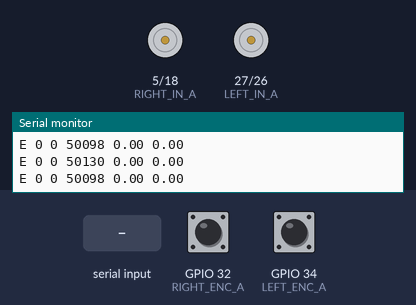
A sketch run on a simulated ESP32. Parts: motor-driver pin pairs drawn as motors (green arrow = first pin HIGH = forward, orange = second pin HIGH = backward, longer = more drive, scaled by the enable pin), the last lines printed to the serial monitor. Inputs (shaded band) come from the test bench; at power-on: GPIO 32 (RIGHT_ENC_A) HIGH, GPIO 34 (LEFT_ENC_A) HIGH.

Above: at 1.4 s.
1.5 s: "W 90 45\n" received over Serial
At 1.66 s:
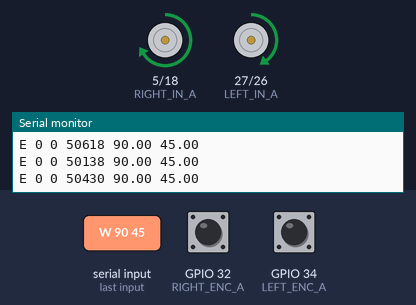
3.5 s: "W 90 45\n" received over Serial
Timing chart, 0 to 6.5 s (numbered marks = the images above; inputs shaded):
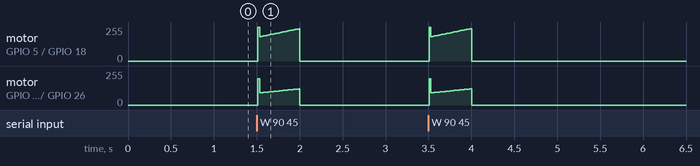

The sketch:

firmware.ino
```cpp
/*
 * ESP32 Serial Bridge Firmware — Approach 1 (velocity-window edition)
 * --------------------------------------------------------------------
 * Keeps the proven 1x encoder counting (RISING edge of A only).
 * Fixes PID vibration by averaging velocity over 5 cycles (100 ms)
 * instead of 1 cycle (20 ms) — giving 10 ticks per measurement
 * instead of 2, which is enough for smooth, stable control.
 *
 * Changes vs previous uploaded version:
 *   COUNTS_PER_REV : 500 → 204  (correct calibrated value)
 *   KP / KI / KD   : 3.0/3.5/0.08 → 2.0/1.5/0.05
 *   Velocity window : 1 cycle → 5 cycles (100 ms average)
 *   ISRs            : unchanged — proven 1× RISING-edge counting
 *   METRES_PER_TICK in serial_bridge_node.py must be 1.0 / 1001.0
 */

#include <Arduino.h>

// ── Pin definitions ──────────────────────────────────────────────────────────
#define LEFT_PWM_PIN   25
#define LEFT_IN_A      27
#define LEFT_IN_B      26

#define RIGHT_PWM_PIN  19
#define RIGHT_IN_A     5
#define RIGHT_IN_B     18

#define LEFT_ENC_A     34
#define LEFT_ENC_B     35
#define RIGHT_ENC_A    32
#define RIGHT_ENC_B    39

// ── PWM / LEDC ───────────────────────────────────────────────────────────────
#define PWM_FREQ        20000
#define PWM_RESOLUTION  10
#define LEFT_PWM_CH     0
#define RIGHT_PWM_CH    1

// ── Robot parameters ─────────────────────────────────────────────────────────
// Calibrated from 1 m push test: 1001 ticks/m with 1× counting
//   COUNTS_PER_REV = 1001 × π × 0.065 = 204 ticks/wheel-revolution
#define COUNTS_PER_REV    204
#define MOTOR_MAX_RPM     259    // 280 RPM × (11.1 V / 12 V)
#define CONTROL_HZ        50
#define CONTROL_PERIOD_US (1000000UL / CONTROL_HZ)

// ── PID gains ────────────────────────────────────────────────────────────────
#define KP   2.0
#define KI   1.5
#define KD   0.05

// ── Velocity averaging window ─────────────────────────────────────────────────
// Average RPM over the last VEL_WINDOW PID cycles.
// At 50 Hz with VEL_WINDOW=5: 100 ms window → ~10 ticks per measurement
// instead of ~2 ticks per single cycle → smooth PID without changing ISR.
#define VEL_WINDOW 5

// ── Encoder state ────────────────────────────────────────────────────────────
volatile long left_ticks  = 0;
volatile long right_ticks = 0;

// ── PID state ────────────────────────────────────────────────────────────────
float left_target_rpm  = 0.0;
float right_target_rpm = 0.0;

float left_integral  = 0.0;
float right_integral = 0.0;
float left_prev_err  = 0.0;
float right_prev_err = 0.0;

// ── Velocity window buffers ───────────────────────────────────────────────────
long  left_dl_buf[VEL_WINDOW]  = {0};
long  right_dl_buf[VEL_WINDOW] = {0};
float left_dt_buf[VEL_WINDOW]  = {0.0f};
float right_dt_buf[VEL_WINDOW] = {0.0f};
int   vel_buf_idx = 0;

// ── Timing ───────────────────────────────────────────────────────────────────
unsigned long last_control_us = 0;
unsigned long last_cmd_ms     = 0;
long left_ticks_prev  = 0;
long right_ticks_prev = 0;
long left_ticks_report  = 0;
long right_ticks_report = 0;
unsigned long last_report_us = 0;

// ── Encoder ISRs — proven 1× counting, RISING edge of A ──────────────────────
// These ISRs were confirmed correct by the 1 m push test (L=1009, R=992).
// Left:  B=LOW  on A-rise → forward (+1)
// Right: B=HIGH on A-rise → forward (+1)   [direction inverted vs left]
void IRAM_ATTR left_encoder_isr() {
  if (digitalRead(LEFT_ENC_B) == LOW) {
    left_ticks++;
  } else {
    left_ticks--;
  }
}

void IRAM_ATTR right_encoder_isr() {
  if (digitalRead(RIGHT_ENC_B) == LOW) {
    right_ticks--;
  } else {
    right_ticks++;
  }
}

// ── Motor output ─────────────────────────────────────────────────────────────
void set_left_motor(int pwm) {
  pwm = constrain(pwm, -1023, 1023);
  if (pwm >= 0) {
    digitalWrite(LEFT_IN_A, HIGH);
    digitalWrite(LEFT_IN_B, LOW);
    ledcWrite(LEFT_PWM_CH, pwm);
  } else {
    digitalWrite(LEFT_IN_A, LOW);
    digitalWrite(LEFT_IN_B, HIGH);
    ledcWrite(LEFT_PWM_CH, -pwm);
  }
}

void set_right_motor(int pwm) {
  pwm = constrain(pwm, -1023, 1023);
  if (pwm >= 0) {
    digitalWrite(RIGHT_IN_A, HIGH);
    digitalWrite(RIGHT_IN_B, LOW);
    ledcWrite(RIGHT_PWM_CH, pwm);
  } else {
    digitalWrite(RIGHT_IN_A, LOW);
    digitalWrite(RIGHT_IN_B, HIGH);
    ledcWrite(RIGHT_PWM_CH, -pwm);
  }
}

void stop_motors() {
  set_left_motor(0);
  set_right_motor(0);
  left_integral  = 0.0;
  right_integral = 0.0;
  left_prev_err  = 0.0;
  right_prev_err = 0.0;
}

// ── PID step ─────────────────────────────────────────────────────────────────
int pid_step(float target_rpm, float measured_rpm,
             float &integral, float &prev_err, float dt_s) {
  float err  = target_rpm - measured_rpm;
  integral  += err * dt_s;
  integral   = constrain(integral, -500.0, 500.0);
  float deriv = (err - prev_err) / dt_s;
  prev_err = err;
  float output = (KP * err + KI * integral + KD * deriv)
                 * (1023.0 / MOTOR_MAX_RPM);
  return (int)constrain(output, -1023.0, 1023.0);
}

// ── Windowed RPM calculation ──────────────────────────────────────────────────
// Sum ticks and time over the last VEL_WINDOW cycles for a smooth estimate.
float windowed_rpm(long* dl_buf, float* dt_buf) {
  long  total_ticks = 0;
  float total_dt    = 0.0f;
  for (int i = 0; i < VEL_WINDOW; i++) {
    total_ticks += dl_buf[i];
    total_dt    += dt_buf[i];
  }
  if (total_dt < 1e-6f) return 0.0f;
  return (total_ticks / (float)COUNTS_PER_REV) / total_dt * 60.0f;
}

// ── Serial command parser ─────────────────────────────────────────────────────
void parse_command(String line) {
  line.trim();
  if (line.length() == 0) return;
  if (line.charAt(0) == 'W') {
    float l = 0.0, r = 0.0;
    if (sscanf(line.c_str(), "W %f %f", &l, &r) == 2) {
      left_target_rpm  = constrain(l, -(float)MOTOR_MAX_RPM, (float)MOTOR_MAX_RPM);
      right_target_rpm = constrain(r, -(float)MOTOR_MAX_RPM, (float)MOTOR_MAX_RPM);
      last_cmd_ms = millis();
    }
  } else if (line.charAt(0) == 'S') {
    left_target_rpm  = 0.0;
    right_target_rpm = 0.0;
    stop_motors();
  }
}

// ── Setup ────────────────────────────────────────────────────────────────────
void setup() {
  Serial.begin(115200);
  delay(200);

  pinMode(LEFT_IN_A,  OUTPUT);
  pinMode(LEFT_IN_B,  OUTPUT);
  pinMode(RIGHT_IN_A, OUTPUT);
  pinMode(RIGHT_IN_B, OUTPUT);

  ledcSetup(LEFT_PWM_CH,  PWM_FREQ, PWM_RESOLUTION);
  ledcSetup(RIGHT_PWM_CH, PWM_FREQ, PWM_RESOLUTION);
  ledcAttachPin(LEFT_PWM_PIN,  LEFT_PWM_CH);
  ledcAttachPin(RIGHT_PWM_PIN, RIGHT_PWM_CH);

  pinMode(LEFT_ENC_A,  INPUT);
  pinMode(LEFT_ENC_B,  INPUT);
  pinMode(RIGHT_ENC_A, INPUT);
  pinMode(RIGHT_ENC_B, INPUT);

  // 1× counting — proven by calibration measurement
  attachInterrupt(digitalPinToInterrupt(LEFT_ENC_A),  left_encoder_isr,  RISING);
  attachInterrupt(digitalPinToInterrupt(RIGHT_ENC_A), right_encoder_isr, RISING);

  stop_motors();

  last_control_us = micros();
  last_report_us  = micros();
  last_cmd_ms     = millis();

  Serial.println("ESP32 serial bridge ready (velocity-window)");
}

// ── Loop ─────────────────────────────────────────────────────────────────────
String serial_buf = "";

void loop() {
  while (Serial.available()) {
    char c = Serial.read();
    if (c == '\n') {
      parse_command(serial_buf);
      serial_buf = "";
    } else {
      serial_buf += c;
      if (serial_buf.length() > 64) serial_buf = "";
    }
  }

  if (millis() - last_cmd_ms > 500) {
    left_target_rpm  = 0.0;
    right_target_rpm = 0.0;
    stop_motors();
  }

  // ── 50 Hz PID loop with 5-cycle velocity window ──
  unsigned long now_us = micros();
  long dt_us = (long)(now_us - last_control_us);

  if (dt_us >= (long)CONTROL_PERIOD_US) {
    float dt_s = dt_us * 1e-6f;
    last_control_us = now_us;

    noInterrupts();
    long l_ticks = left_ticks;
    long r_ticks = right_ticks;
    interrupts();

    long dl = l_ticks - left_ticks_prev;
    long dr = r_ticks - right_ticks_prev;
    left_ticks_prev  = l_ticks;
    right_ticks_prev = r_ticks;

    // Store this cycle in the window buffer
    left_dl_buf[vel_buf_idx]  = dl;
    right_dl_buf[vel_buf_idx] = dr;
    left_dt_buf[vel_buf_idx]  = dt_s;
    right_dt_buf[vel_buf_idx] = dt_s;
    vel_buf_idx = (vel_buf_idx + 1) % VEL_WINDOW;

    // Compute smoothed RPM from the full window
    float left_rpm  = windowed_rpm(left_dl_buf,  left_dt_buf);
    float right_rpm = windowed_rpm(right_dl_buf, right_dt_buf);

    // Accumulate raw ticks for odometry report (unchanged)
    left_ticks_report  += dl;
    right_ticks_report += dr;

    if (abs(left_target_rpm) < 0.5f && abs(right_target_rpm) < 0.5f) {
      stop_motors();
    } else {
      int left_pwm  = pid_step(left_target_rpm,  left_rpm,
                               left_integral,  left_prev_err,  dt_s);
      int right_pwm = pid_step(right_target_rpm, right_rpm,
                               right_integral, right_prev_err, dt_s);
      set_left_motor(left_pwm);
      set_right_motor(right_pwm);
    }
  }

  // ── Report to RPi4 at 20 Hz ──
  unsigned long now2_us = micros();
  long report_dt_us = (long)(now2_us - last_report_us);

  if (report_dt_us >= 50000L) {
    Serial.print("E ");
    Serial.print(left_ticks_report);
    Serial.print(" ");
    Serial.print(right_ticks_report);
    Serial.print(" ");
    Serial.print(report_dt_us);
    Serial.print(" ");
    Serial.print(left_target_rpm);
    Serial.print(" ");
    Serial.println(right_target_rpm);

    left_ticks_report  = 0;
    right_ticks_report = 0;
    last_report_us = now2_us;
  }
}
```
